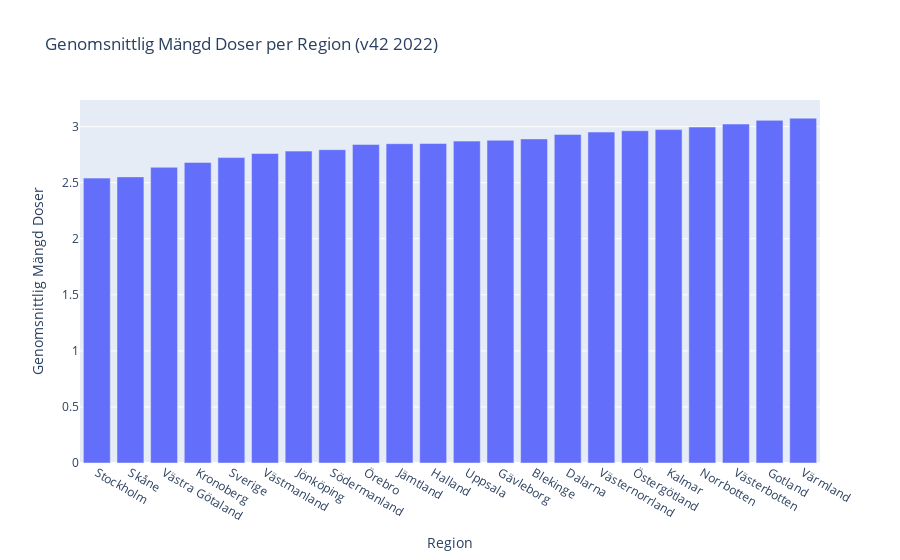

Notebook cell for this chart:
### Markdown cell above
# Average Amount of Vaccinations by Region (most recent data)
Here we can see the most recent results much more clearly, this is a much more telling graph without needing to do a lot of selecing and zooming in  
The historical perspective is still interesting however, and should remain available for those cases where it might be relevant to look back at  

Note that Swedens average lies very far towards the lower end, this is influenced by the population size of each region, as this graph shows the average amount of doses, not taking population size into account  
Some of the regions below the countrys average are highly populated areas, as opposed to some of the higher vaccinated areas which have lower population size  

At a glance one might think it would be more relevant to have a higher amount of vaccinations in the more densely populated areas  
However, as earlier KPI explorations have told us, older people generally have more doses because they are prioritised in the vaccination process  
Larger cities tend to have a younger population, and that might be a contributing factor as to why the higher populated regions tend to have a lower average amount of doses

### Code cell
fig = px.bar(
    df_vaccinationer[df_vaccinationer["Vecka"] == "2022v42"].sort_values(
        by="Vaccinationer per invånare"
    ),
    x="Region",
    y="Vaccinationer per invånare",
    title="Genomsnittlig Mängd Doser per Region (v42 2022)",
    labels={"Vaccinationer per invånare": "Genomsnittlig Mängd Doser"},
)

fig.write_html("Visualiseringar/E3_KPI_Average_Amount_Doses_Region.html")
fig.show()

### Figure 1 — Plotly figure (JSON) as saved in the notebook; plotly's stock layout.template omitted (floating-point values rounded to 4 significant figures)
{"data": [{"alignmentgroup": "True", "hovertemplate": "Region=%{x}<br>Genomsnittlig Mängd Doser=%{y}<extra></extra>", "legendgroup": "", "marker": {"color": "#636efa", "pattern": {"shape": ""}}, "name": "", "offsetgroup": "", "orientation": "v", "showlegend": false, "textposition": "auto", "type": "bar", "x": ["Stockholm", "Skåne", "Västra Götaland", "Kronoberg", "Sverige", "Västmanland", "Jönköping", "Södermanland", "Örebro", "Jämtland", "Halland", "Uppsala", "Gävleborg", "Blekinge", "Dalarna", "Västernorrland", "Östergötland", "Kalmar", "Norrbotten", "Västerbotten", "Gotland", "Värmland"], "xaxis": "x", "y": [2.541, 2.552, 2.637, 2.681, 2.724, 2.761, 2.782, 2.795, 2.841, 2.848, 2.85, 2.871, 2.879, 2.891, 2.931, 2.952, 2.963, 2.974, 2.996, 3.023, 3.056, 3.076], "yaxis": "y"}], "layout": {"barmode": "relative", "legend": {"tracegroupgap": 0}, "title": {"text": "Genomsnittlig Mängd Doser per Region (v42 2022)"}, "xaxis": {"anchor": "y", "domain": [0, 1], "title": {"text": "Region"}}, "yaxis": {"anchor": "x", "domain": [0, 1], "title": {"text": "Genomsnittlig Mängd Doser"}}}}
